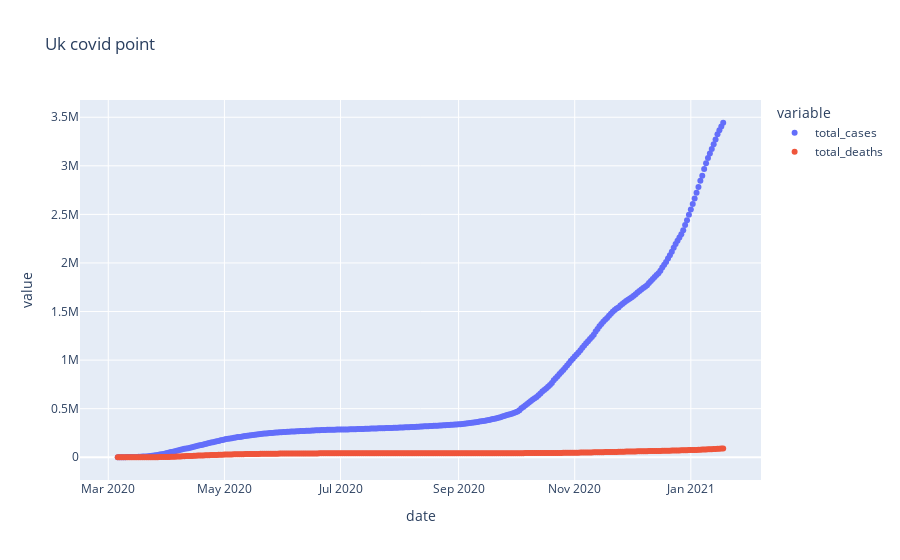

The cell this chart's notebook holds for it:
### Code cell
fig = px.scatter(gbr_graph, x=gbr_graph["date"], y=gbr_graph.columns, title="GBR covid point")
fig.show()

### Figure 1 — Plotly figure (JSON) as saved in the notebook; plotly's stock layout.template omitted (floating-point values rounded to 4 significant figures; data arrays with more than 128 entries replaced by an {"elided": "..."} marker saying what was removed)
{"data": [{"hovertemplate": "variable=total_cases<br>date=%{x}<br>value=%{y}<extra></extra>", "legendgroup": "total_cases", "marker": {"color": "#636efa", "symbol": "circle"}, "mode": "markers", "name": "total_cases", "orientation": "v", "showlegend": true, "type": "scatter", "x": {"elided": "319 str values"}, "xaxis": "x", "y": {"elided": "319 int values"}, "yaxis": "y"}, {"hovertemplate": "variable=total_deaths<br>date=%{x}<br>value=%{y}<extra></extra>", "legendgroup": "total_deaths", "marker": {"color": "#EF553B", "symbol": "circle"}, "mode": "markers", "name": "total_deaths", "orientation": "v", "showlegend": true, "type": "scatter", "x": {"elided": "319 str values"}, "xaxis": "x", "y": {"elided": "319 int values"}, "yaxis": "y"}], "layout": {"legend": {"title": {"text": "variable"}, "tracegroupgap": 0}, "title": {"text": "Uk covid point"}, "xaxis": {"anchor": "y", "domain": [0, 1], "title": {"text": "date"}}, "yaxis": {"anchor": "x", "domain": [0, 1], "title": {"text": "value"}}}}
